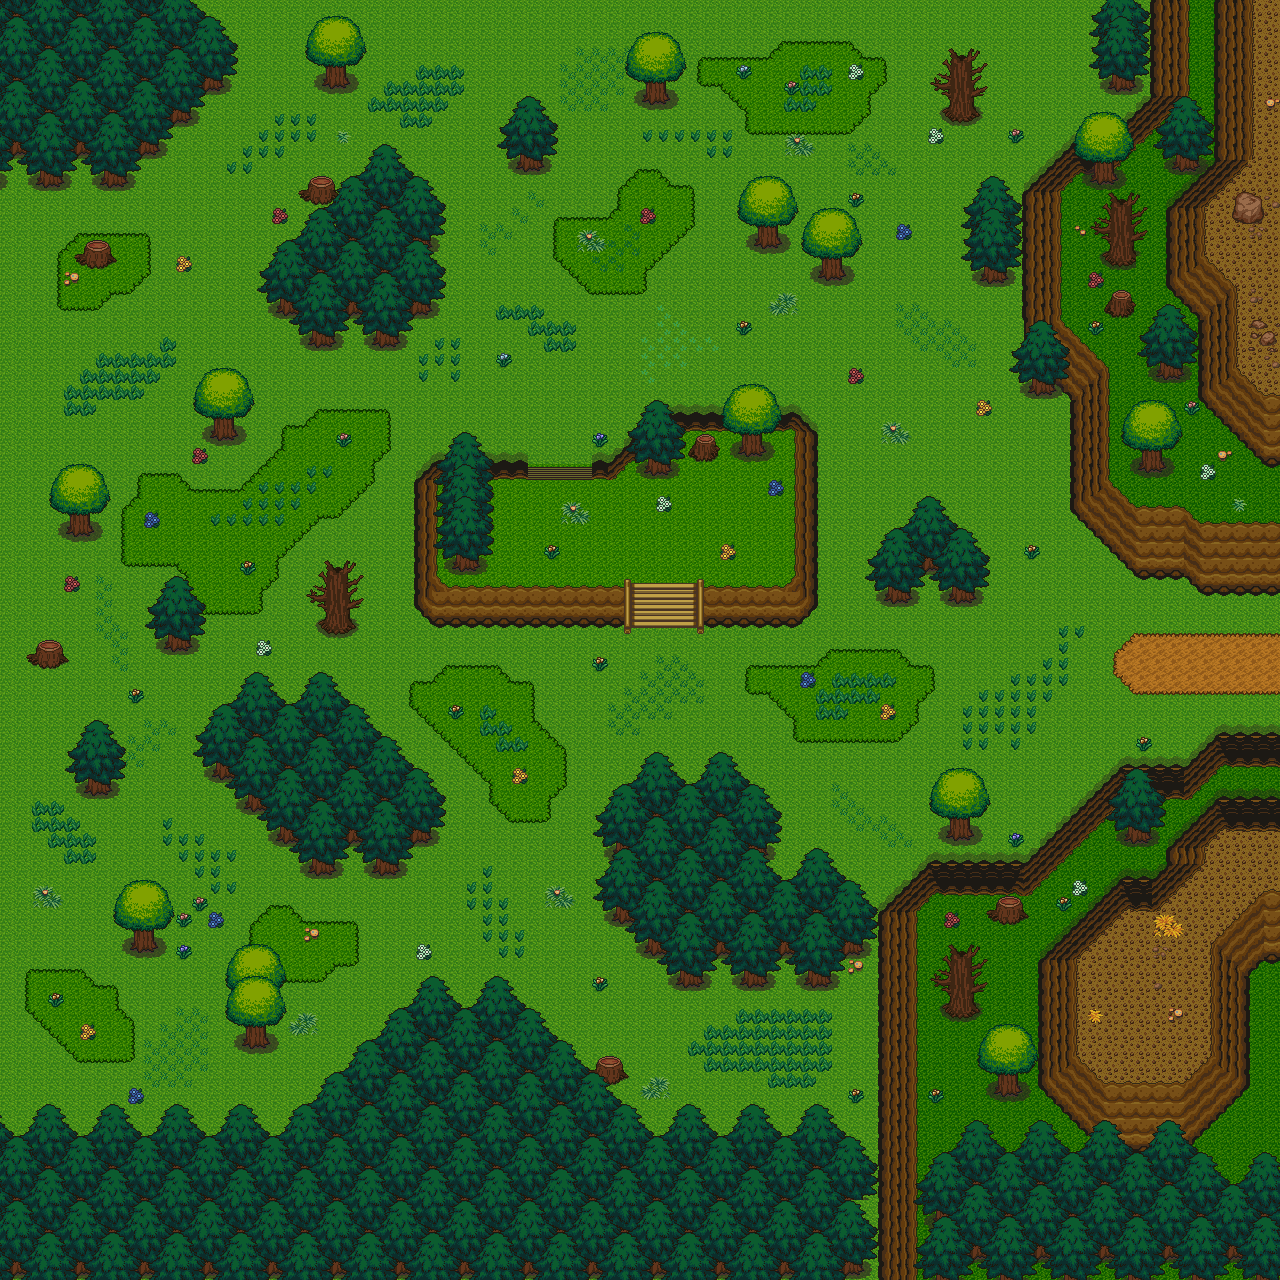

A 2D game scene composited from a Tiled map and its tileset images. What follows is a short description and the map's XML, with each tile layer's data collapsed to a summary:
An orthogonal 80x80 tile map with 16x16 px tiles, 7 tile layers (ground0, ground1, wall0, wall1, ...), 2 hidden layers not drawn, 9 tilesets.

<map version="1.0" orientation="orthogonal" renderorder="right-down" width="80" height="80" tilewidth="16" tileheight="16">
 <tileset firstgid="1" name="1" tilewidth="16" tileheight="16">
  <image source="../../tileset/v1.3/1.png" width="800" height="800" />
 </tileset>
 <tileset firstgid="2501" name="2" tilewidth="16" tileheight="16">
  <image source="../../tileset/v1.3/2.png" width="800" height="800" />
 </tileset>
 <tileset firstgid="5001" name="3" tilewidth="16" tileheight="16">
  <image source="../../tileset/v1.3/3.png" width="800" height="800" />
 </tileset>
 <tileset firstgid="7501" name="4" tilewidth="16" tileheight="16">
  <image source="../../tileset/v1.3/4.png" width="800" height="800" />
 </tileset>
 <tileset firstgid="10001" name="5" tilewidth="16" tileheight="16">
  <image source="../../tileset/v1.3/5.png" width="800" height="800" />
 </tileset>
 <tileset firstgid="12501" name="6" tilewidth="16" tileheight="16">
  <image source="../../tileset/v1.3/6.png" width="800" height="800" />
 </tileset>
 <tileset firstgid="15001" name="7" tilewidth="16" tileheight="16">
  <image source="../../tileset/v1.3/7.png" width="800" height="800" />
 </tileset>
 <tileset firstgid="17501" name="8" tilewidth="16" tileheight="16">
  <image source="../../tileset/v1.3/8.png" width="800" height="800" />
 </tileset>
 <tileset firstgid="20001" name="9" tilewidth="16" tileheight="16">
  <image source="../../tileset/v1.3/9.png" width="800" height="800" />
 </tileset>
 <layer name="ground0" width="80" height="80">
  <data>[6400 cells, 6376 non-empty, 4 distinct tile ids]</data>
 </layer>
 <layer name="ground1" width="80" height="80">
  <data>[6400 cells, 610 non-empty, 32 distinct tile ids]</data>
 </layer>
 <layer name="wall0" width="80" height="80">
  <data>[6400 cells, 635 non-empty, 151 distinct tile ids]</data>
 </layer>
 <layer name="wall1" width="80" height="80">
  <data>[6400 cells, 462 non-empty, 199 distinct tile ids]</data>
 </layer>
 <layer name="deco0" width="80" height="80">
  <data>[6400 cells, 1546 non-empty, 135 distinct tile ids]</data>
 </layer>
 <layer name="deco1" width="80" height="80">
  <data>[6400 cells, 1110 non-empty, 115 distinct tile ids]</data>
 </layer>
 <layer name="ABOVE_OVERWRITE" width="80" height="80" opacity="0.9">
  <data>[6400 cells, 0 non-empty, 0 distinct tile ids]</data>
 </layer>
 <layer name="COLLISION_OVERWRITE" visible="0" width="80" height="80">
  <data>[6400 cells, 0 non-empty, 0 distinct tile ids]</data>
 </layer>
 <layer name="SPOT" visible="0" width="80" height="80">
  <data>[6400 cells, 16 non-empty, 12 distinct tile ids]</data>
 </layer>
</map>
